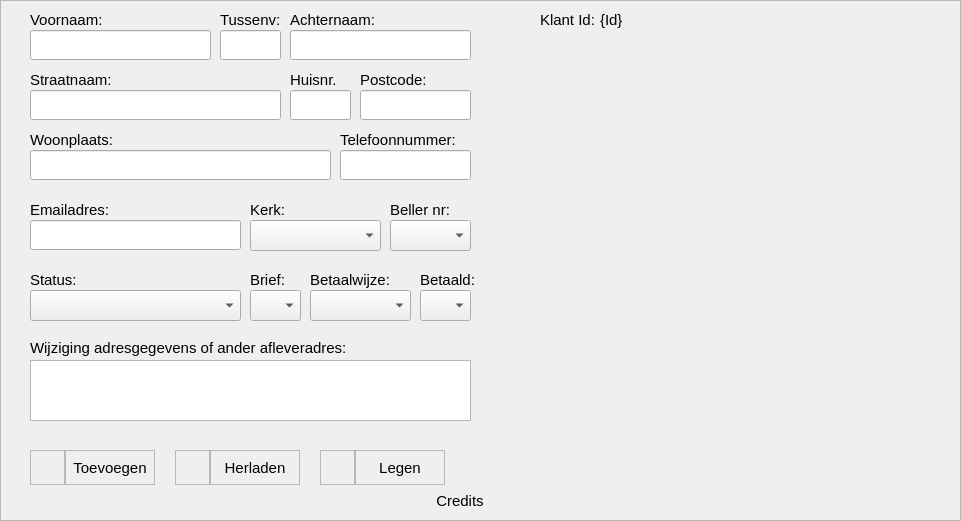
   <widget class="QFrame" name="toevoegenFrame">
    <property name="geometry">
     <rect>
      <x>0</x>
      <y>40</y>
      <width>961</width>
      <height>521</height>
     </rect>
    </property>
    <property name="autoFillBackground">
     <bool>true</bool>
    </property>
    <property name="frameShape">
     <enum>QFrame::StyledPanel</enum>
    </property>
    <property name="frameShadow">
     <enum>QFrame::Raised</enum>
    </property>
    <widget class="QLineEdit" name="AddVoornaamFld">
     <property name="geometry">
      <rect>
       <x>30</x>
       <y>30</y>
       <width>181</width>
       <height>30</height>
      </rect>
     </property>
     <property name="font">
      <font>
       <pointsize>11</pointsize>
      </font>
     </property>
    </widget>
    <widget class="QLabel" name="AddVoornaamtxt">
     <property name="geometry">
      <rect>
       <x>30</x>
       <y>10</y>
       <width>91</width>
       <height>20</height>
      </rect>
     </property>
     <property name="font">
      <font>
       <pointsize>11</pointsize>
      </font>
     </property>
     <property name="text">
      <string>Voornaam:</string>
     </property>
    </widget>
    <widget class="QLabel" name="AddKerktxt">
     <property name="geometry">
      <rect>
       <x>250</x>
       <y>200</y>
       <width>81</width>
       <height>20</height>
      </rect>
     </property>
     <property name="font">
      <font>
       <pointsize>11</pointsize>
      </font>
     </property>
     <property name="text">
      <string>Kerk:</string>
     </property>
    </widget>
    <widget class="QComboBox" name="AddKerkBox">
     <property name="geometry">
      <rect>
       <x>250</x>
       <y>220</y>
       <width>131</width>
       <height>31</height>
      </rect>
     </property>
     <property name="font">
      <font>
       <pointsize>11</pointsize>
      </font>
     </property>
    </widget>
    <widget class="QLabel" name="AddWijzigingtxt">
     <property name="geometry">
      <rect>
       <x>30</x>
       <y>338</y>
       <width>421</width>
       <height>20</height>
      </rect>
     </property>
     <property name="font">
      <font>
       <pointsize>11</pointsize>
      </font>
     </property>
     <property name="text">
      <string>Wijziging adresgegevens of ander afleveradres:</string>
     </property>
    </widget>
    <widget class="QPlainTextEdit" name="AddWijzigingFld">
     <property name="geometry">
      <rect>
       <x>30</x>
       <y>360</y>
       <width>441</width>
       <height>61</height>
      </rect>
     </property>
     <property name="font">
      <font>
       <pointsize>11</pointsize>
      </font>
     </property>
    </widget>
    <widget class="QLabel" name="AddHuisnummertxt">
     <property name="geometry">
      <rect>
       <x>290</x>
       <y>70</y>
       <width>51</width>
       <height>20</height>
      </rect>
     </property>
     <property name="font">
      <font>
       <pointsize>11</pointsize>
      </font>
     </property>
     <property name="text">
      <string>Huisnr.</string>
     </property>
    </widget>
    <widget class="QLineEdit" name="AddHuisnummerFld">
     <property name="geometry">
      <rect>
       <x>290</x>
       <y>90</y>
       <width>61</width>
       <height>30</height>
      </rect>
     </property>
     <property name="font">
      <font>
       <pointsize>11</pointsize>
      </font>
     </property>
    </widget>
    <widget class="QLineEdit" name="AddTelefoonnummerFld">
     <property name="geometry">
      <rect>
       <x>340</x>
       <y>150</y>
       <width>131</width>
       <height>30</height>
      </rect>
     </property>
     <property name="font">
      <font>
       <pointsize>11</pointsize>
      </font>
     </property>
    </widget>
    <widget class="QLabel" name="AddTelefoonnummertxt">
     <property name="geometry">
      <rect>
       <x>340</x>
       <y>130</y>
       <width>151</width>
       <height>20</height>
      </rect>
     </property>
     <property name="font">
      <font>
       <pointsize>11</pointsize>
      </font>
     </property>
     <property name="text">
      <string>Telefoonnummer:</string>
     </property>
    </widget>
    <widget class="QFrame" name="genAddFrame_1">
     <property name="geometry">
      <rect>
       <x>65</x>
       <y>450</y>
       <width>90</width>
       <height>35</height>
      </rect>
     </property>
     <property name="cursor">
      <cursorShape>PointingHandCursor</cursorShape>
     </property>
     <property name="frameShape">
      <enum>QFrame::StyledPanel</enum>
     </property>
     <property name="frameShadow">
      <enum>QFrame::Raised</enum>
     </property>
     <widget class="QLabel" name="genAddTxt">
      <property name="geometry">
       <rect>
        <x>0</x>
        <y>0</y>
        <width>90</width>
        <height>35</height>
       </rect>
      </property>
      <property name="font">
       <font>
        <pointsize>11</pointsize>
       </font>
      </property>
      <property name="cursor">
       <cursorShape>PointingHandCursor</cursorShape>
      </property>
      <property name="contextMenuPolicy">
       <enum>Qt::DefaultContextMenu</enum>
      </property>
      <property name="layoutDirection">
       <enum>Qt::LeftToRight</enum>
      </property>
      <property name="text">
       <string>Toevoegen</string>
      </property>
      <property name="alignment">
       <set>Qt::AlignCenter</set>
      </property>
     </widget>
    </widget>
    <widget class="QFrame" name="genAddFrame">
     <property name="geometry">
      <rect>
       <x>30</x>
       <y>450</y>
       <width>35</width>
       <height>35</height>
      </rect>
     </property>
     <property name="cursor">
      <cursorShape>PointingHandCursor</cursorShape>
     </property>
     <property name="frameShape">
      <enum>QFrame::StyledPanel</enum>
     </property>
     <property name="frameShadow">
      <enum>QFrame::Raised</enum>
     </property>
     <widget class="QLabel" name="genAddIcon_8">
      <property name="geometry">
       <rect>
        <x>0</x>
        <y>0</y>
        <width>35</width>
        <height>35</height>
       </rect>
      </property>
      <property name="text">
       <string/>
      </property>
      <property name="pixmap">
       <pixmap>:/LoginCredentials/16x16/square.png</pixmap>
      </property>
      <property name="alignment">
       <set>Qt::AlignCenter</set>
      </property>
     </widget>
     <widget class="QLabel" name="label_18">
      <property name="geometry">
       <rect>
        <x>8</x>
        <y>8</y>
        <width>18</width>
        <height>18</height>
       </rect>
      </property>
      <property name="text">
       <string/>
      </property>
      <property name="pixmap">
       <pixmap>img/plus.png</pixmap>
      </property>
      <property name="scaledContents">
       <bool>true</bool>
      </property>
     </widget>
    </widget>
    <widget class="QFrame" name="logBClearFrame_4">
     <property name="geometry">
      <rect>
       <x>355</x>
       <y>450</y>
       <width>90</width>
       <height>35</height>
      </rect>
     </property>
     <property name="cursor">
      <cursorShape>PointingHandCursor</cursorShape>
     </property>
     <property name="frameShape">
      <enum>QFrame::StyledPanel</enum>
     </property>
     <property name="frameShadow">
      <enum>QFrame::Raised</enum>
     </property>
     <widget class="QLabel" name="logBClearTxt_2">
      <property name="geometry">
       <rect>
        <x>0</x>
        <y>0</y>
        <width>90</width>
        <height>35</height>
       </rect>
      </property>
      <property name="font">
       <font>
        <pointsize>11</pointsize>
       </font>
      </property>
      <property name="cursor">
       <cursorShape>PointingHandCursor</cursorShape>
      </property>
      <property name="contextMenuPolicy">
       <enum>Qt::DefaultContextMenu</enum>
      </property>
      <property name="layoutDirection">
       <enum>Qt::LeftToRight</enum>
      </property>
      <property name="text">
       <string>Legen</string>
      </property>
      <property name="alignment">
       <set>Qt::AlignCenter</set>
      </property>
     </widget>
    </widget>
    <widget class="QFrame" name="logBClearFrame_3">
     <property name="geometry">
      <rect>
       <x>320</x>
       <y>450</y>
       <width>35</width>
       <height>35</height>
      </rect>
     </property>
     <property name="cursor">
      <cursorShape>PointingHandCursor</cursorShape>
     </property>
     <property name="frameShape">
      <enum>QFrame::StyledPanel</enum>
     </property>
     <property name="frameShadow">
      <enum>QFrame::Raised</enum>
     </property>
     <widget class="QLabel" name="logBClearIcon_9">
      <property name="geometry">
       <rect>
        <x>8</x>
        <y>8</y>
        <width>18</width>
        <height>18</height>
       </rect>
      </property>
      <property name="text">
       <string/>
      </property>
      <property name="pixmap">
       <pixmap>img/bin.png</pixmap>
      </property>
      <property name="scaledContents">
       <bool>true</bool>
      </property>
     </widget>
    </widget>
    <widget class="QLabel" name="AddTussenvoegseltxt">
     <property name="geometry">
      <rect>
       <x>220</x>
       <y>10</y>
       <width>71</width>
       <height>20</height>
      </rect>
     </property>
     <property name="font">
      <font>
       <pointsize>11</pointsize>
      </font>
     </property>
     <property name="text">
      <string>Tussenv:</string>
     </property>
    </widget>
    <widget class="QLineEdit" name="AddTussenvoegselFld">
     <property name="geometry">
      <rect>
       <x>220</x>
       <y>30</y>
       <width>61</width>
       <height>30</height>
      </rect>
     </property>
     <property name="font">
      <font>
       <pointsize>11</pointsize>
      </font>
     </property>
    </widget>
    <widget class="QLabel" name="AddStatustxt">
     <property name="geometry">
      <rect>
       <x>30</x>
       <y>270</y>
       <width>81</width>
       <height>20</height>
      </rect>
     </property>
     <property name="font">
      <font>
       <pointsize>11</pointsize>
      </font>
     </property>
     <property name="text">
      <string>Status:</string>
     </property>
    </widget>
    <widget class="QComboBox" name="AddStatusBox">
     <property name="geometry">
      <rect>
       <x>30</x>
       <y>290</y>
       <width>211</width>
       <height>31</height>
      </rect>
     </property>
     <property name="font">
      <font>
       <pointsize>11</pointsize>
      </font>
     </property>
    </widget>
    <widget class="QLabel" name="AddNieuwsbrieftxt">
     <property name="geometry">
      <rect>
       <x>250</x>
       <y>270</y>
       <width>61</width>
       <height>20</height>
      </rect>
     </property>
     <property name="font">
      <font>
       <pointsize>11</pointsize>
      </font>
     </property>
     <property name="text">
      <string>Brief:</string>
     </property>
    </widget>
    <widget class="QLabel" name="AddAchternaamtxt">
     <property name="geometry">
      <rect>
       <x>290</x>
       <y>10</y>
       <width>91</width>
       <height>20</height>
      </rect>
     </property>
     <property name="font">
      <font>
       <pointsize>11</pointsize>
      </font>
     </property>
     <property name="text">
      <string>Achternaam:</string>
     </property>
    </widget>
    <widget class="QLineEdit" name="AddAchternaamFld">
     <property name="geometry">
      <rect>
       <x>290</x>
       <y>30</y>
       <width>181</width>
       <height>30</height>
      </rect>
     </property>
     <property name="font">
      <font>
       <pointsize>11</pointsize>
      </font>
     </property>
    </widget>
    <widget class="QLabel" name="AddStraatnaamtxt">
     <property name="geometry">
      <rect>
       <x>30</x>
       <y>70</y>
       <width>91</width>
       <height>20</height>
      </rect>
     </property>
     <property name="font">
      <font>
       <pointsize>11</pointsize>
      </font>
     </property>
     <property name="text">
      <string>Straatnaam:</string>
     </property>
    </widget>
    <widget class="QLineEdit" name="AddStraatnaamFld">
     <property name="geometry">
      <rect>
       <x>30</x>
       <y>90</y>
       <width>251</width>
       <height>30</height>
      </rect>
     </property>
     <property name="font">
      <font>
       <pointsize>11</pointsize>
      </font>
     </property>
    </widget>
    <widget class="QLineEdit" name="AddEmailadresFld">
     <property name="geometry">
      <rect>
       <x>30</x>
       <y>220</y>
       <width>211</width>
       <height>30</height>
      </rect>
     </property>
     <property name="font">
      <font>
       <pointsize>11</pointsize>
      </font>
     </property>
     <property name="text">
      <string/>
     </property>
    </widget>
    <widget class="QLabel" name="AddEmailadrestxt">
     <property name="geometry">
      <rect>
       <x>30</x>
       <y>200</y>
       <width>151</width>
       <height>20</height>
      </rect>
     </property>
     <property name="font">
      <font>
       <pointsize>11</pointsize>
      </font>
     </property>
     <property name="text">
      <string>Emailadres:</string>
     </property>
    </widget>
    <widget class="QLineEdit" name="AddWoonplaatsFld">
     <property name="geometry">
      <rect>
       <x>30</x>
       <y>150</y>
       <width>301</width>
       <height>30</height>
      </rect>
     </property>
     <property name="font">
      <font>
       <pointsize>11</pointsize>
      </font>
     </property>
    </widget>
    <widget class="QLabel" name="AddWoonplaatstxt">
     <property name="geometry">
      <rect>
       <x>30</x>
       <y>130</y>
       <width>91</width>
       <height>20</height>
      </rect>
     </property>
     <property name="font">
      <font>
       <pointsize>11</pointsize>
      </font>
     </property>
     <property name="text">
      <string>Woonplaats:</string>
     </property>
    </widget>
    <widget class="QLineEdit" name="AddPostcodeFld">
     <property name="geometry">
      <rect>
       <x>360</x>
       <y>90</y>
       <width>111</width>
       <height>30</height>
      </rect>
     </property>
     <property name="font">
      <font>
       <pointsize>11</pointsize>
      </font>
     </property>
    </widget>
    <widget class="QLabel" name="AddPostcodetxt">
     <property name="geometry">
      <rect>
       <x>360</x>
       <y>70</y>
       <width>91</width>
       <height>20</height>
      </rect>
     </property>
     <property name="font">
      <font>
       <pointsize>11</pointsize>
      </font>
     </property>
     <property name="text">
      <string>Postcode:</string>
     </property>
    </widget>
    <widget class="QLabel" name="AddVoornaamtxt_4">
     <property name="geometry">
      <rect>
       <x>540</x>
       <y>10</y>
       <width>61</width>
       <height>20</height>
      </rect>
     </property>
     <property name="font">
      <font>
       <pointsize>11</pointsize>
      </font>
     </property>
     <property name="text">
      <string>Klant Id:</string>
     </property>
    </widget>
    <widget class="QFrame" name="genBReloadFrame_1">
     <property name="geometry">
      <rect>
       <x>210</x>
       <y>450</y>
       <width>90</width>
       <height>35</height>
      </rect>
     </property>
     <property name="cursor">
      <cursorShape>PointingHandCursor</cursorShape>
     </property>
     <property name="frameShape">
      <enum>QFrame::StyledPanel</enum>
     </property>
     <property name="frameShadow">
      <enum>QFrame::Raised</enum>
     </property>
     <widget class="QLabel" name="genBReloadTxt">
      <property name="geometry">
       <rect>
        <x>0</x>
        <y>0</y>
        <width>90</width>
        <height>35</height>
       </rect>
      </property>
      <property name="font">
       <font>
        <pointsize>11</pointsize>
       </font>
      </property>
      <property name="cursor">
       <cursorShape>PointingHandCursor</cursorShape>
      </property>
      <property name="contextMenuPolicy">
       <enum>Qt::DefaultContextMenu</enum>
      </property>
      <property name="layoutDirection">
       <enum>Qt::LeftToRight</enum>
      </property>
      <property name="text">
       <string>Herladen</string>
      </property>
      <property name="alignment">
       <set>Qt::AlignCenter</set>
      </property>
     </widget>
    </widget>
    <widget class="QFrame" name="genBReloadFrame">
     <property name="geometry">
      <rect>
       <x>175</x>
       <y>450</y>
       <width>35</width>
       <height>35</height>
      </rect>
     </property>
     <property name="cursor">
      <cursorShape>PointingHandCursor</cursorShape>
     </property>
     <property name="frameShape">
      <enum>QFrame::StyledPanel</enum>
     </property>
     <property name="frameShadow">
      <enum>QFrame::Raised</enum>
     </property>
     <widget class="QLabel" name="genBReloadIcon_3">
      <property name="geometry">
       <rect>
        <x>8</x>
        <y>8</y>
        <width>18</width>
        <height>18</height>
       </rect>
      </property>
      <property name="text">
       <string/>
      </property>
      <property name="pixmap">
       <pixmap>img/reload.png</pixmap>
      </property>
      <property name="scaledContents">
       <bool>true</bool>
      </property>
     </widget>
    </widget>
    <widget class="QComboBox" name="AddNieuwsbriefFld">
     <property name="geometry">
      <rect>
       <x>250</x>
       <y>290</y>
       <width>51</width>
       <height>31</height>
      </rect>
     </property>
     <property name="font">
      <font>
       <pointsize>11</pointsize>
      </font>
     </property>
    </widget>
    <widget class="QComboBox" name="NieuwBriefYN_4">
     <property name="geometry">
      <rect>
       <x>390</x>
       <y>220</y>
       <width>81</width>
       <height>31</height>
      </rect>
     </property>
     <property name="font">
      <font>
       <pointsize>11</pointsize>
      </font>
     </property>
    </widget>
    <widget class="QLabel" name="AddNieuwsbrieftxt_5">
     <property name="geometry">
      <rect>
       <x>390</x>
       <y>200</y>
       <width>81</width>
       <height>20</height>
      </rect>
     </property>
     <property name="font">
      <font>
       <pointsize>11</pointsize>
      </font>
     </property>
     <property name="text">
      <string>Beller nr:</string>
     </property>
    </widget>
    <widget class="QLabel" name="AddVoornaamtxt_5">
     <property name="geometry">
      <rect>
       <x>600</x>
       <y>10</y>
       <width>61</width>
       <height>20</height>
      </rect>
     </property>
     <property name="font">
      <font>
       <pointsize>11</pointsize>
      </font>
     </property>
     <property name="text">
      <string>{Id}</string>
     </property>
    </widget>
    <widget class="QLabel" name="AddEmailadrestxt_4">
     <property name="geometry">
      <rect>
       <x>310</x>
       <y>270</y>
       <width>81</width>
       <height>20</height>
      </rect>
     </property>
     <property name="font">
      <font>
       <pointsize>11</pointsize>
      </font>
     </property>
     <property name="text">
      <string>Betaalwijze:</string>
     </property>
    </widget>
    <widget class="QLabel" name="AddNieuwsbrieftxt_6">
     <property name="geometry">
      <rect>
       <x>420</x>
       <y>270</y>
       <width>61</width>
       <height>20</height>
      </rect>
     </property>
     <property name="font">
      <font>
       <pointsize>11</pointsize>
      </font>
     </property>
     <property name="text">
      <string>Betaald:</string>
     </property>
    </widget>
    <widget class="QComboBox" name="NieuwBriefYN_7">
     <property name="geometry">
      <rect>
       <x>420</x>
       <y>290</y>
       <width>51</width>
       <height>31</height>
      </rect>
     </property>
     <property name="font">
      <font>
       <pointsize>11</pointsize>
      </font>
     </property>
    </widget>
    <widget class="QComboBox" name="NieuwBriefYN_5">
     <property name="geometry">
      <rect>
       <x>310</x>
       <y>290</y>
       <width>101</width>
       <height>31</height>
      </rect>
     </property>
     <property name="font">
      <font>
       <pointsize>11</pointsize>
      </font>
     </property>
    </widget>
    <widget class="QLabel" name="setCreditsTxt_5">
     <property name="geometry">
      <rect>
       <x>180</x>
       <y>490</y>
       <width>560</width>
       <height>21</height>
      </rect>
     </property>
     <property name="font">
      <font>
       <pointsize>11</pointsize>
      </font>
     </property>
     <property name="cursor">
      <cursorShape>PointingHandCursor</cursorShape>
     </property>
     <property name="toolTip">
      <string/>
     </property>
     <property name="layoutDirection">
      <enum>Qt::LeftToRight</enum>
     </property>
     <property name="text">
      <string>Credits</string>
     </property>
     <property name="alignment">
      <set>Qt::AlignCenter</set>
     </property>
    </widget>
   </widget>
